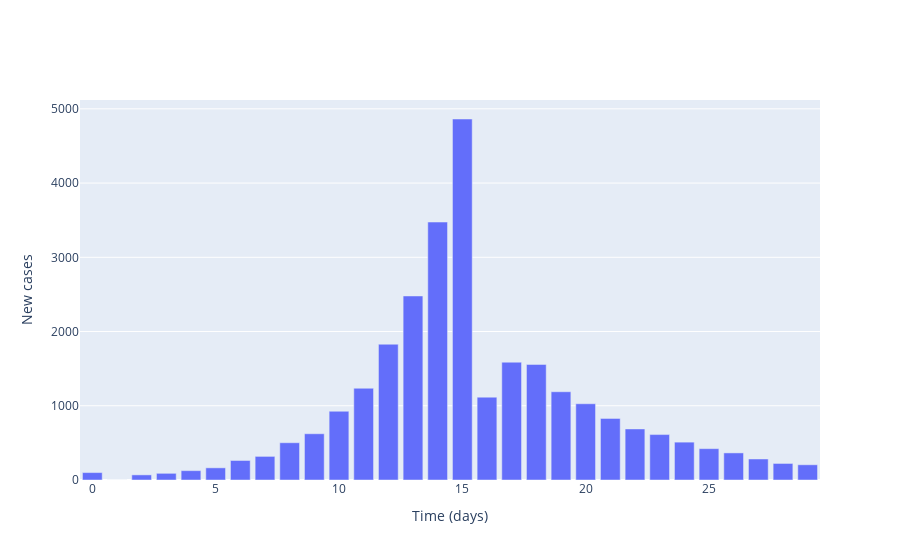

Here is the notebook cell this chart was saved with:
### Markdown cell above
## Plot local incidence numbers

### Code cell
# Plot (bar chart cases each day)
fig = go.Figure()

# Plot of incidences
fig.add_trace(
    go.Bar(
        x=times,
        y=cases,
        name='Incidences'
    )
)

# Add axis labels
fig.update_layout(
    xaxis_title='Time (days)',
    yaxis_title='New cases'
)

fig.show()

### Figure 1 — Plotly figure (JSON) as saved in the notebook; plotly's stock layout.template omitted (floating-point values rounded to 4 significant figures)
{"data": [{"name": "Incidences", "type": "bar", "x": [0, 1, 2, 3, 4, 5, 6, 7, 8, 9, 10, 11, 12, 13, 14, 15, 16, 17, 18, 19, 20, 21, 22, 23, 24, 25, 26, 27, 28, 29], "y": [100, 0, 69, 90, 126, 164, 263, 318, 502, 623, 926, 1236, 1829, 2479, 3475, 4863, 1116, 1587, 1557, 1189, 1027, 830, 688, 612, 510, 422, 365, 283, 223, 205]}], "layout": {"xaxis": {"title": {"text": "Time (days)"}}, "yaxis": {"title": {"text": "New cases"}}}}
